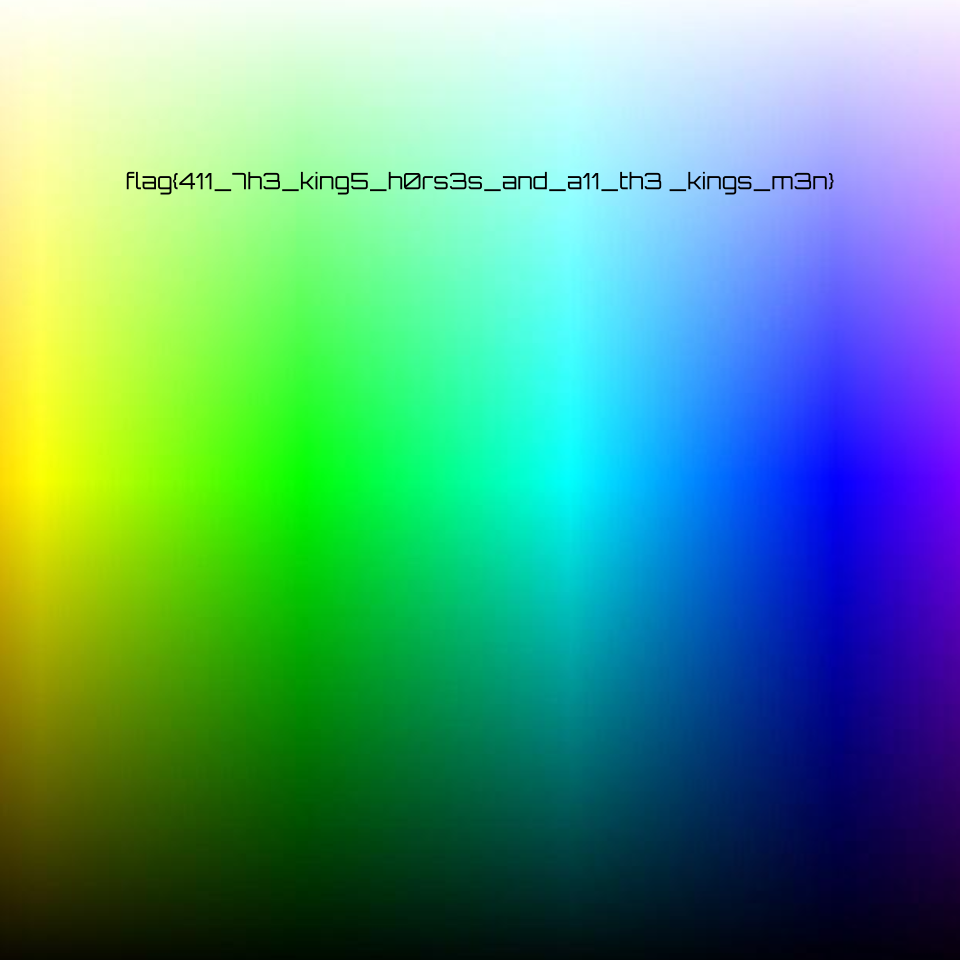

Write the Python code that produced this figure.
# Solution for the problem "Reconstruction"

import numpy as np
from PIL import Image, ImageDraw

colorfile = open("recon.txt", "r")

untreated = colorfile.read()
treated = untreated.split(",")

nums = []
w = 0
h = 0

for val in treated:
    if val == ";":
        h += 1
        w = int(w / 3)
        break
    elif val[0] == ";":
        h += 1
        nums.append(val[1:])
    else:
        if h == 0:
            w += 1
        nums.append(val)



a = np.array(nums, dtype=np.uint8).reshape((w, h, 3))

img = Image.fromarray(a,'RGB').transpose(Image.FLIP_LEFT_RIGHT)

out = img.transpose(Image.ROTATE_90)

out.save("recon.png", bitmap_format='png')
